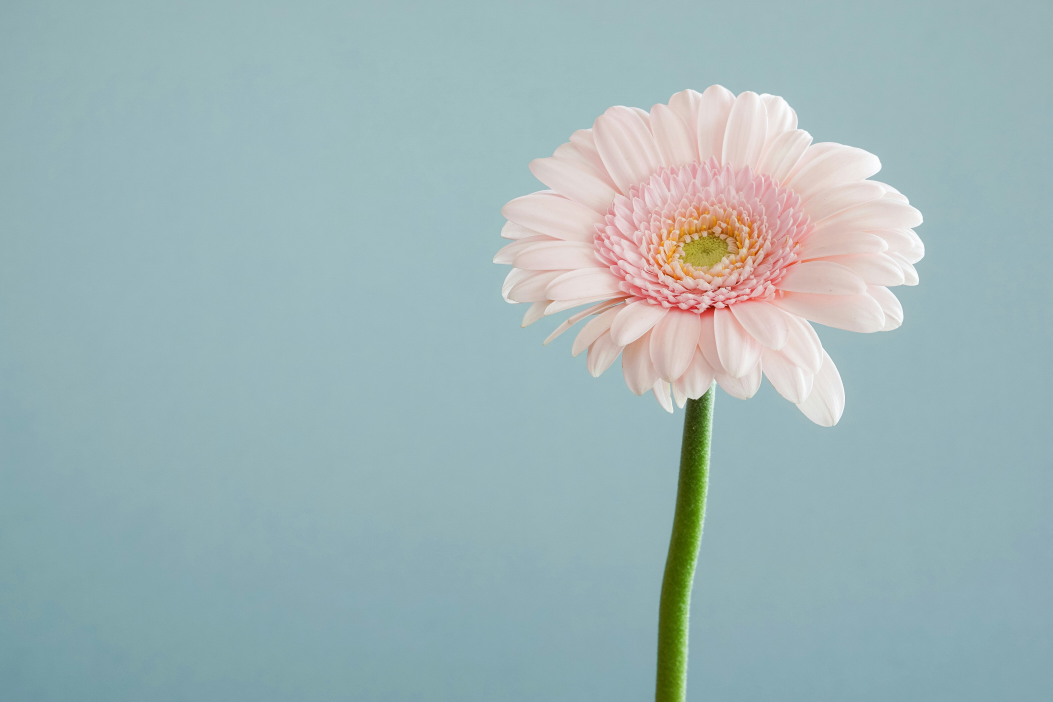
#> input picture Image_Classification/image_1.jpg, 5261 x 3507 px (shown at 1/5 size)
$ python new_filter.py
#> lines starting #> are read from the running program, lines starting #| are printed output that depends on the picture; after the words box and inside, x2 and y2 are one past the last pixel; in counts of white or black regions, pixels touching at a corner belong together
#> the answer given: image_1.jpg
#> in apply_comic_filter, original_image is the input picture: shape (3507, 5261, 3); mean B, G, R 183.7, 181.1, 158.5
import os

import cv2
import numpy as np

DEFAULT_COLOR_STEP = 48
DEFAULT_SMOOTH_DIAMETER = 11
DEFAULT_SMOOTH_SIGMA = 160
DEFAULT_SATURATION_SCALE = 1.35
DEFAULT_CONTRAST_ALPHA = 1.15
DEFAULT_CONTRAST_BETA = 12
DEFAULT_EDGE_LOW = 70
DEFAULT_EDGE_HIGH = 160
DEFAULT_EDGE_THICKNESS = 2
DEFAULT_HALFTONE_CELL_SIZE = 10
DEFAULT_HALFTONE_STRENGTH = 0.18


def posterize_colors(image_array, color_step=DEFAULT_COLOR_STEP):
#> called with color_step = 48
    posterized = (image_array // color_step) * color_step
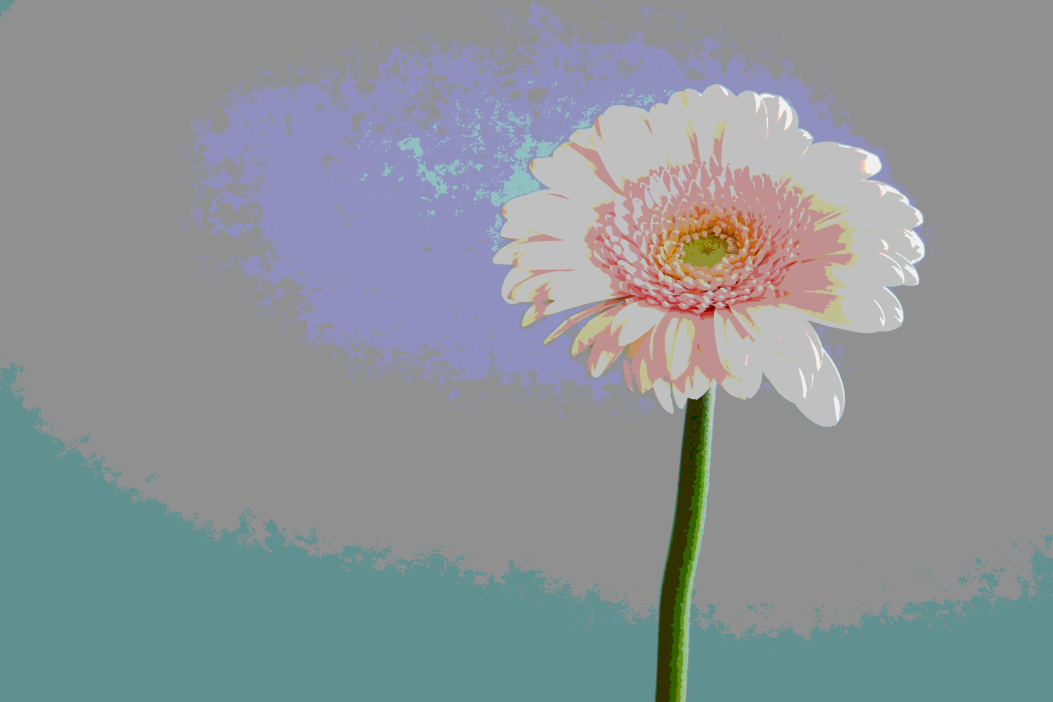
#> posterized: shape (3507, 5261, 3) (shown at 1/5 size); mean R, G, B 140, 147.6, 151.7
    return posterized.astype(np.uint8)


def boost_comic_colors(image_array):
    hsv_image = cv2.cvtColor(image_array, cv2.COLOR_RGB2HSV).astype(np.float32)
    hsv_image[..., 1] = np.clip(hsv_image[..., 1] * DEFAULT_SATURATION_SCALE, 0, 255)
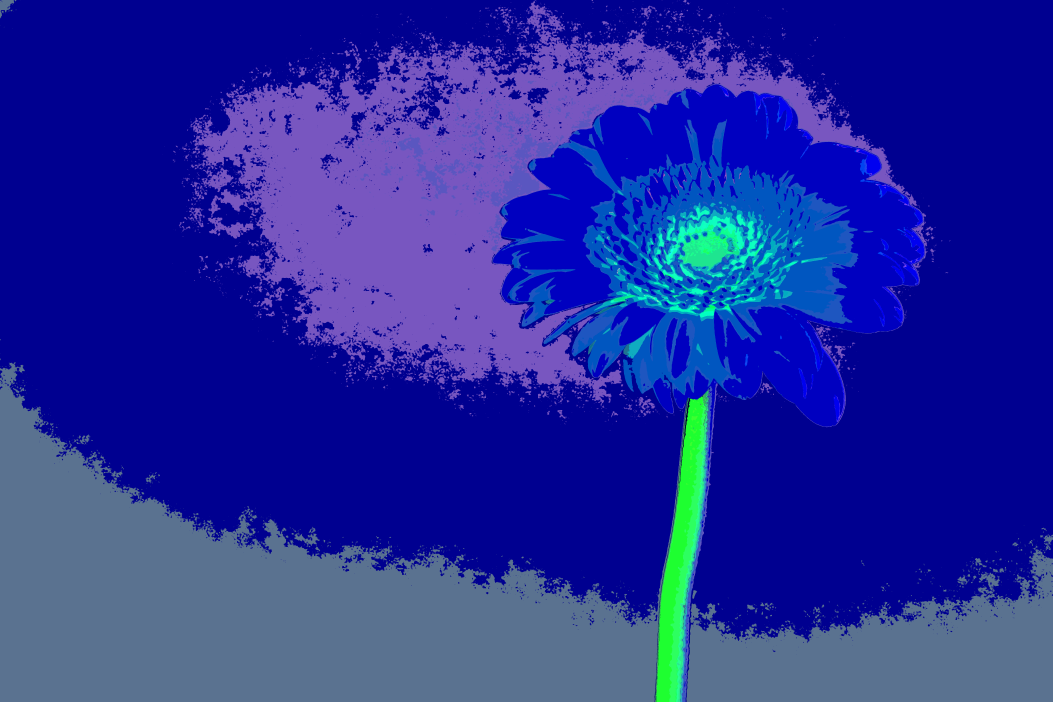
#> hsv_image: shape (3507, 5261, 3) float32 (shown at 1/5 size); mean R, G, B 33.5, 45.2, 186.4
    boosted_image = cv2.cvtColor(hsv_image.astype(np.uint8), cv2.COLOR_HSV2RGB)
    return cv2.convertScaleAbs(
        boosted_image,
        alpha=DEFAULT_CONTRAST_ALPHA,
        beta=DEFAULT_CONTRAST_BETA
    )


def create_outline_mask(gray_image):
    softened_gray = cv2.GaussianBlur(gray_image, (5, 5), 0)
    edges = cv2.Canny(softened_gray, DEFAULT_EDGE_LOW, DEFAULT_EDGE_HIGH)
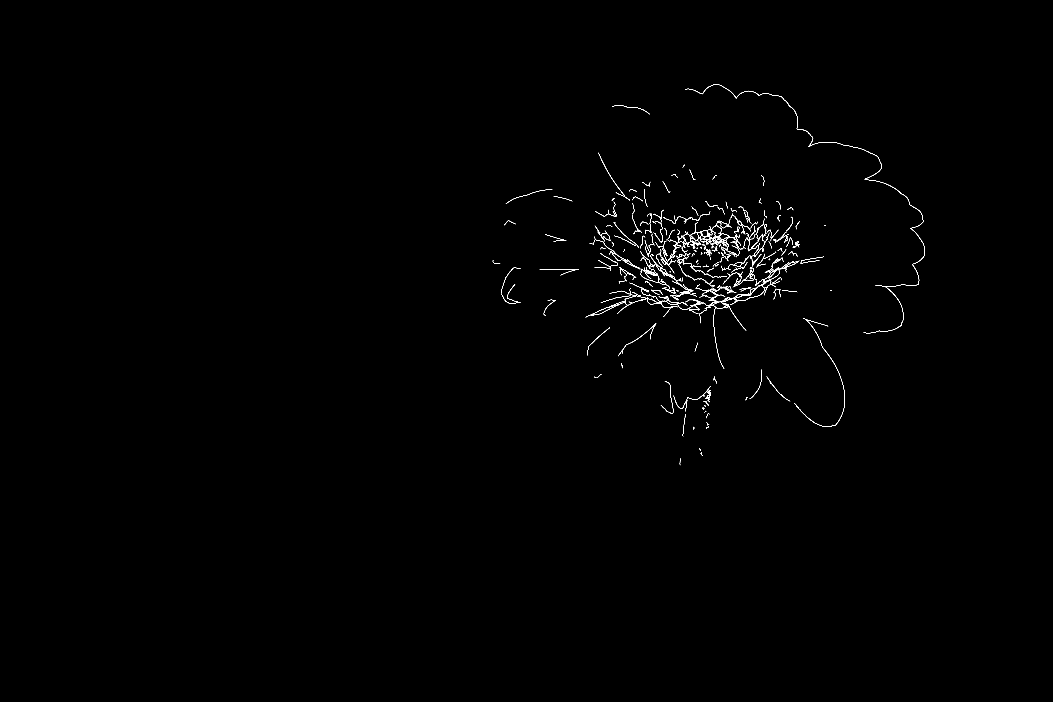
#> edges: shape (3507, 5261) (shown at 1/5 size); 0.21% white in thin lines or dots, all inside (x1, y1, x2, y2) = (2464, 421, 4624, 2326)
    kernel = np.ones((DEFAULT_EDGE_THICKNESS, DEFAULT_EDGE_THICKNESS), dtype=np.uint8)
    thick_edges = cv2.dilate(edges, kernel, iterations=1)
#> thick_edges: shape (3507, 5261); 0.45% white in thin lines or dots, all inside (x1, y1, x2, y2) = (2464, 421, 4625, 2327)
    return 255 - thick_edges


def add_halftone_shading(image_array, gray_image):
    height, width = gray_image.shape
#> height = 3507; width = 5261
    cell_size = DEFAULT_HALFTONE_CELL_SIZE
    small_width = max(1, width // cell_size)
#> small_width = 526
    small_height = max(1, height // cell_size)
#> small_height = 350

    reduced_gray = cv2.resize(
        gray_image,
        (small_width, small_height),
        interpolation=cv2.INTER_AREA
    ).astype(np.float32)
    darkness = 1.0 - (reduced_gray / 255.0)
    radius_map = cv2.resize(darkness, (width, height), interpolation=cv2.INTER_NEAREST)
    radius_map = radius_map * (cell_size * 0.45)
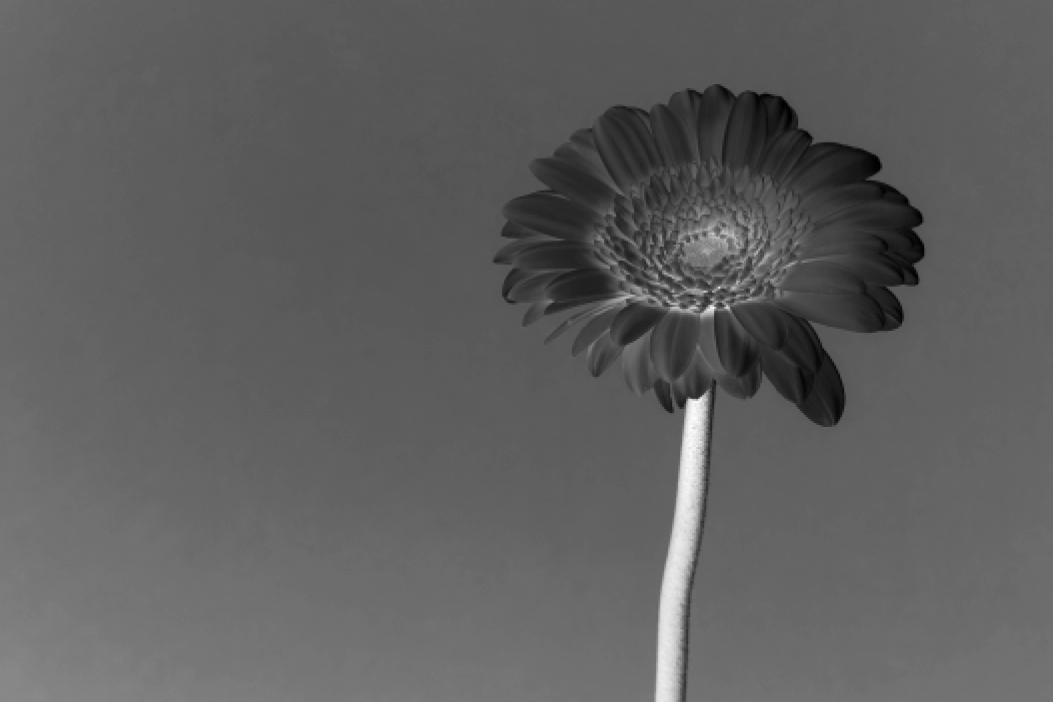
#> radius_map: shape (3507, 5261) float32 (shown at 1/5 size); min 0.0529, max 3.71, mean 1.42; drawn with min black and max white

    y_positions = np.mod(np.arange(height, dtype=np.float32)[:, None], cell_size) - (cell_size / 2)
    x_positions = np.mod(np.arange(width, dtype=np.float32)[None, :], cell_size) - (cell_size / 2)
    distance_squared = (x_positions ** 2) + (y_positions ** 2)
    dot_mask = (radius_map > 1.2) & (distance_squared <= (radius_map ** 2))
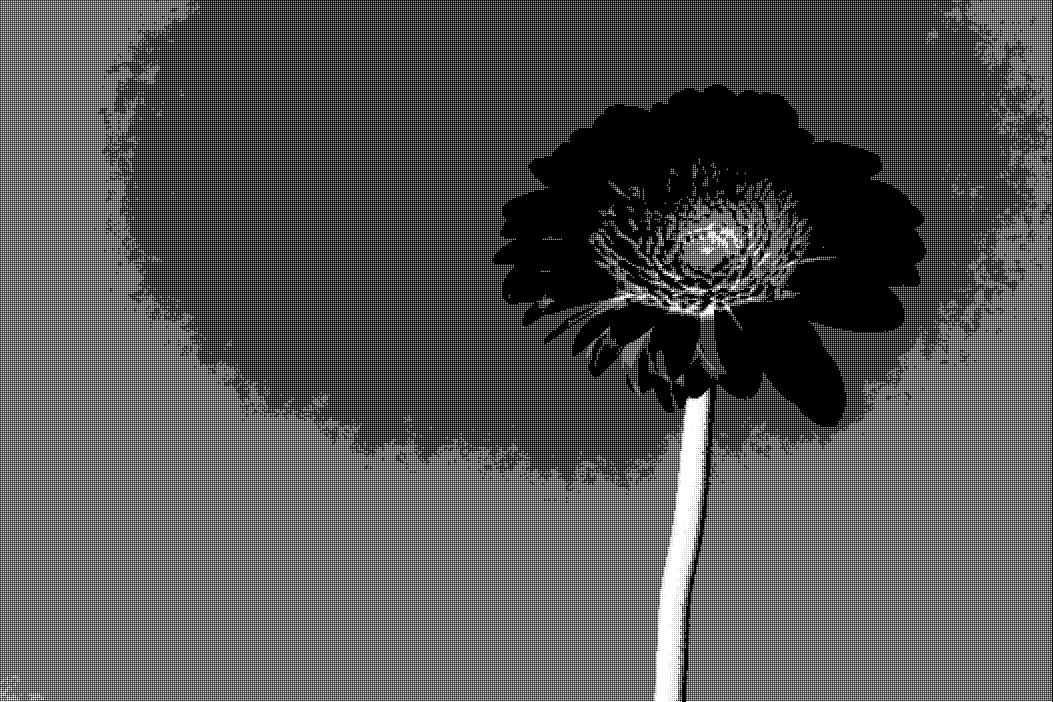
#> dot_mask: shape (3507, 5261) bool (shown at 1/5 size); 6.8% white in thin lines or dots

    shaded_image = image_array.astype(np.float32)
    shadow_tint = np.array([28, 8, 36], dtype=np.float32)
    shaded_image[dot_mask] = np.clip(
        shaded_image[dot_mask] * (1.0 - DEFAULT_HALFTONE_STRENGTH) + shadow_tint,
        0,
        255
    )
    return shaded_image.astype(np.uint8)
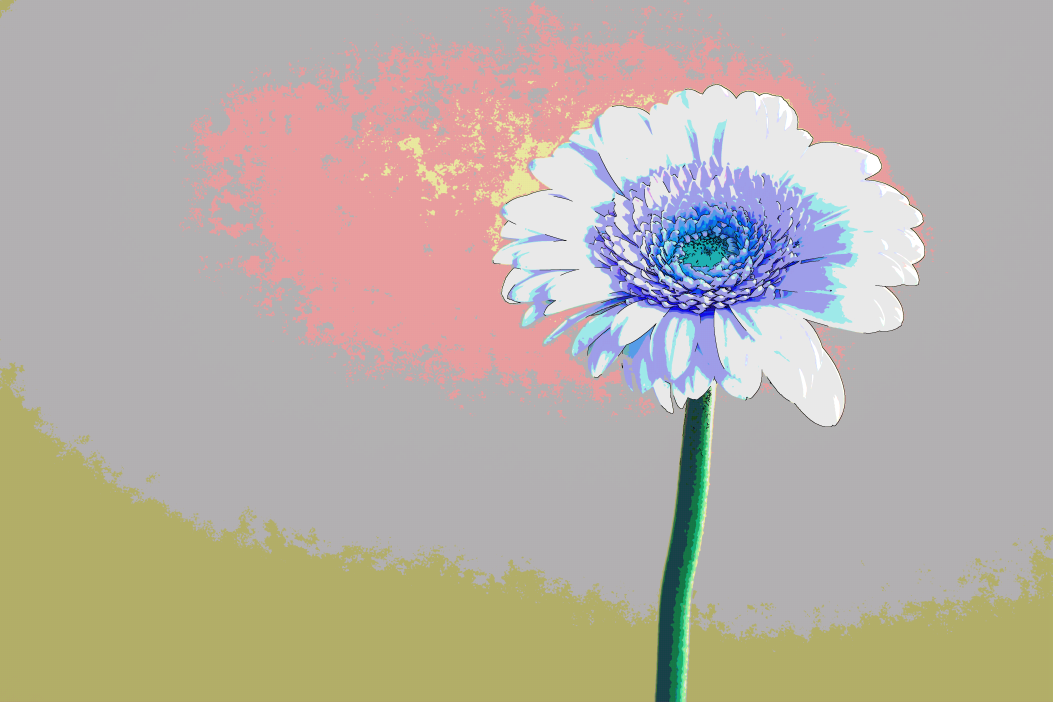
#> returned value: shape (3507, 5261, 3) (shown at 1/5 size); mean of channels 0, 1, 2 165.8, 175.9, 185; drawn as B, G, R


def apply_comic_filter(image_path, output_path):
    try:
        original_image = cv2.imread(image_path)
        if original_image is None:
            raise ValueError("Could not open image file.")

        color_image = cv2.cvtColor(original_image, cv2.COLOR_BGR2RGB)
        smoothed_colors = cv2.bilateralFilter(
            color_image,
            d=DEFAULT_SMOOTH_DIAMETER,
            sigmaColor=DEFAULT_SMOOTH_SIGMA,
            sigmaSpace=DEFAULT_SMOOTH_SIGMA
        )
        posterized_colors = posterize_colors(smoothed_colors)
        boosted_colors = boost_comic_colors(posterized_colors)

        gray_image = cv2.cvtColor(color_image, cv2.COLOR_RGB2GRAY)
        edge_mask = create_outline_mask(gray_image)

        edge_mask_rgb = cv2.cvtColor(edge_mask, cv2.COLOR_GRAY2RGB)
        comic_image = cv2.bitwise_and(boosted_colors, edge_mask_rgb)
        comic_image = add_halftone_shading(comic_image, gray_image)
        cv2.imwrite(output_path, cv2.cvtColor(comic_image, cv2.COLOR_RGB2BGR))
        print(f"Processed image saved as '{output_path}'.")
    except Exception as e:
        print(f"Error processing image: {e}")


if __name__ == "__main__":
    print("Comic Filter Processor (type 'exit' to quit)\n")
    while True:
        image_path = input("Enter image filename (or 'exit' to quit): ").strip()
        if image_path.lower() == "exit":
            print("Goodbye!")
            break
        if not os.path.isfile(image_path):
            print(f"File not found: {image_path}")
            continue
        base, ext = os.path.splitext(image_path)
        output_file = f"{base}_comic{ext}"
        apply_comic_filter(image_path, output_file)
#> pass 2 of the loop `while True:`:
#> the answer given: image_2.jpg
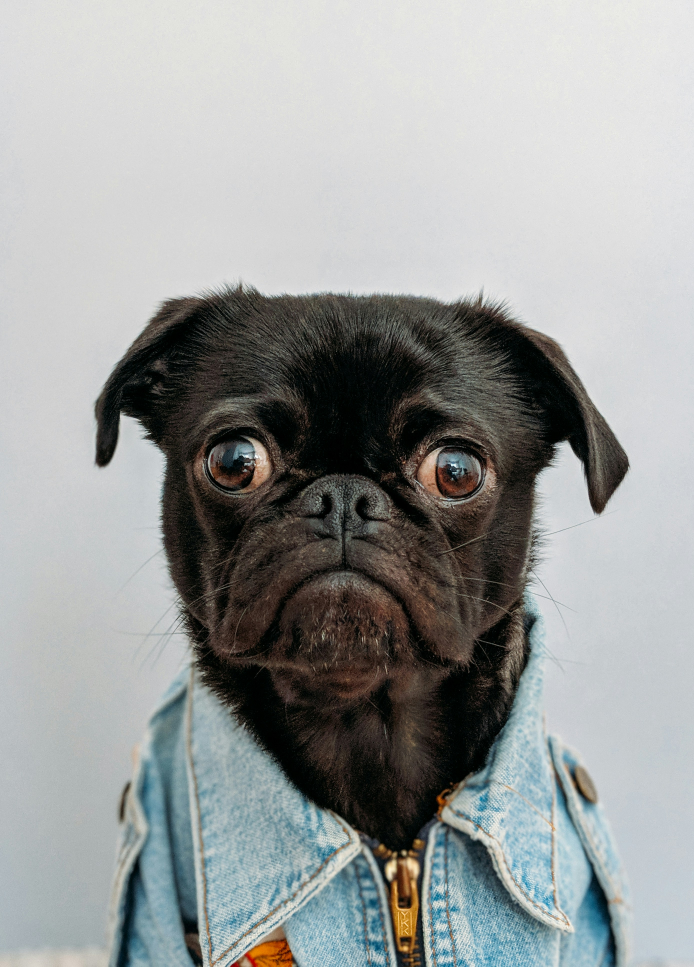
#> input picture Image_Classification/image_2.jpg, 2776 x 3866 px (shown at 1/4 size)
#> in apply_comic_filter, original_image is the input picture: shape (3866, 2776, 3); mean B, G, R 155.2, 156.1, 153.2
#> color_image: shape (3866, 2776, 3)
#> smoothed_colors: shape (3866, 2776, 3)
#> posterized: shape (3866, 2776, 3)
#> in boost_comic_colors (call 2), `hsv_image[..., 1] = np.clip(hsv_image[..., 1] * DEFAULT_SATURATION_SCA..`:
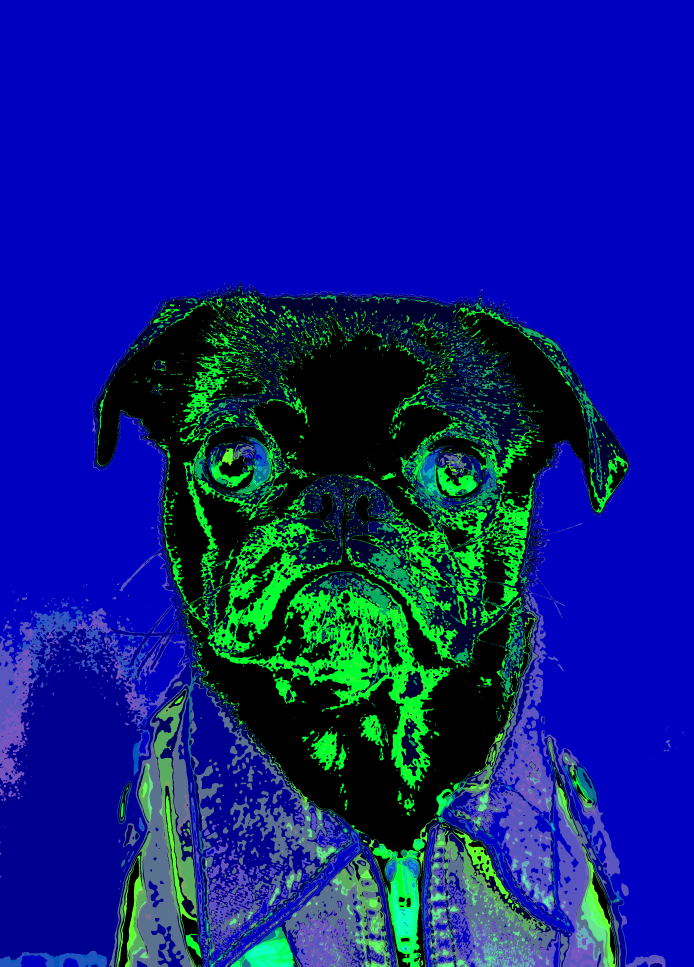
#> hsv_image: shape (3866, 2776, 3) float32 (shown at 1/4 size); mean R, G, B 10.1, 29.4, 141.4
#> boosted_image: shape (3866, 2776, 3)
#> in apply_comic_filter (call 2), `gray_image = cv2.cvtColor(color_image, cv2.COLOR_RGB2GRAY)`:
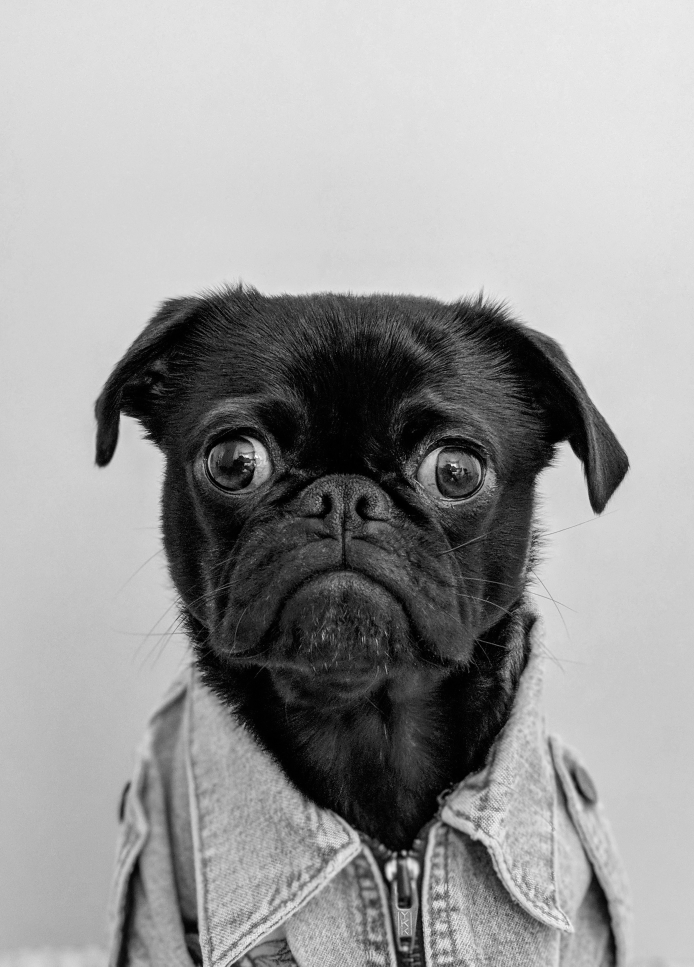
#> gray_image: shape (3866, 2776) (shown at 1/4 size); min 0, max 255, mean 155.2
#> (the run stopped early here; a loop or call above may not have finished)
